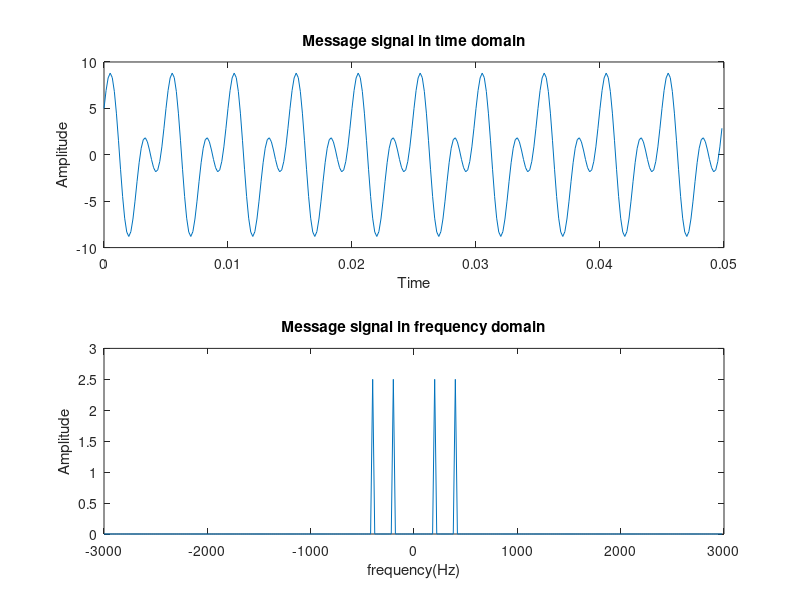

Write MATLAB code to recreate this figure. (Note: this script raises an error after producing the figure.)
%Code performing conventional AM 
% Coded by S U Swakath
%% Generating message signal
clc;clear all;close all;
fm = 200 ; %message signal frequency
fs = 6000; %sampling frequency
T = 1/fm; %Message signal time period
nCycles = 10; %number of cycles of message signal taken
t = 0:1/fs:((T*nCycles)-(1/fs));
Am = 5; %message amplitude

ym = Am*sin(2*pi*2*fm*t)+ Am*cos(2*pi*fm*t);  %Message signal
%% --------Frequency and Time domain Plot of MessageSignal-----------

%computing frequency domain representation of ym
Ym_fft = fftshift(fft(ym))/length(ym);
Nfft = length(Ym_fft);
f = fs*(-Nfft/2:Nfft/2-1)/Nfft;

%time domain plot plot of message signal
figure(1)
subplot(2,1,1)
plot(t,ym)
title("Message signal in time domain")
xlabel("Time")
ylabel("Amplitude")

%frequency domain plot of message signal
subplot(2,1,2)
plot(f,abs(Ym_fft))
title("Message signal in frequency domain")
xlabel("frequency(Hz)")
ylabel("Amplitude")

%% -----------Performing AM Modulation--------------- 
amod = 0.1; % modulation index (amod<=1)
fc = 1000; %carrier frequency in Hz
yc = modulation(ym,amod,fc,t);
Yc_fft = fftshift(fft(yc))/length(yc);

figure(2)
subplot(2,1,1)
plot(t,yc,'b')
hold on
plot(t,ym,'r')
hold off
title("Passband AM signal in time domain")
xlabel("time")
ylabel("Amplitude")
legend("Passband signal", "Message signal");
subplot(2,1,2)
plot(f,abs(Yc_fft))
title("Passband AM signal in frequency domain")
xlabel("frequency")
ylabel("Amplitude")

%% -----------Performing AM demodulation--------
receivedSignal = demodulation(yc,fc,fs,t);
receivedSignal_fft =fftshift( fft(receivedSignal))/length(receivedSignal);
w = (0:(2*pi)/Nfft:2*pi*(1-1/Nfft))/pi;

figure(3)
subplot(2,1,1)
plot(t,receivedSignal);
title("Received Signal in time domain");
xlabel("time");
ylabel("Amplitude");
subplot(2,1,2)
plot(f,abs(receivedSignal_fft))
title("Received Signal in time domain");
xlabel("frequency");
ylabel("Amplitude");

%phase plots
% figure(4)
% subplot(2,1,1)
% plot(f,angle(Ym_fft))
% subplot(2,1,2)
% plot(f,angle(receivedSignal_fft))

%% -----------Functions------------
function [modulatedSignal] = modulation(signal,a_mod,fc,t)
    min_signal = min(signal);
    Ac = (abs(min_signal))/a_mod;
    disp('as');
    disp(Ac);
    modulatedSignal = Ac*((1+a_mod*signal).*(cos(2*pi*fc*t)));
end

function [demodulatedSignal] = demodulation(passbandSignal,fc,fs,t)
    temp = 2*passbandSignal.*cos(2*pi*fc*t);
    temp_fft = fft(temp)/length(temp);
    temp = temp - temp_fft(1);
    disp(temp_fft(1));
    [b,a] = butter(4,fc*2/(fs),'low');
    demodulatedSignal = filter(b,a,temp);
    gain = min(demodulatedSignal);
    gain = sqrt(abs(gain));
    demodulatedSignal = demodulatedSignal/gain;
end
